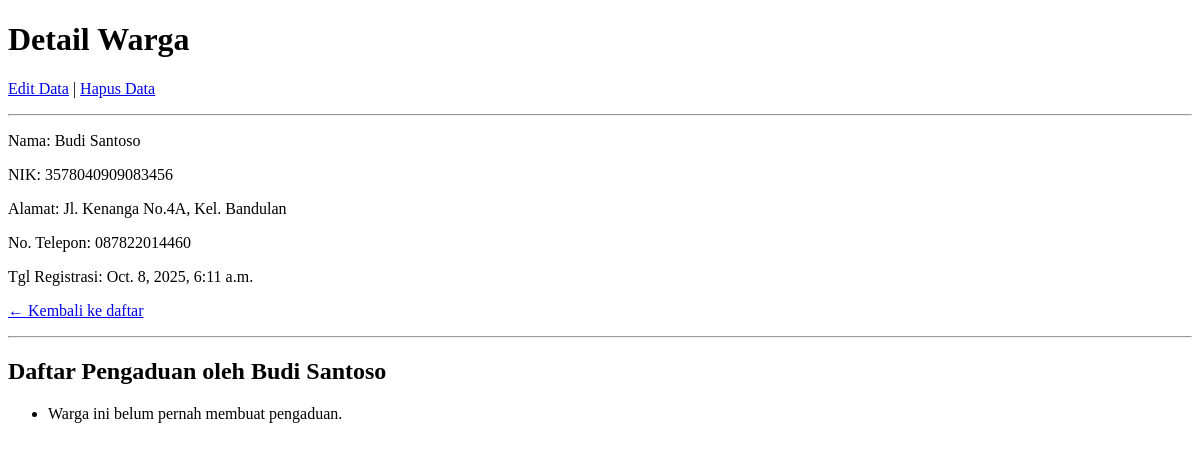
/warga/4/, run on an earlier commit of the app's database.
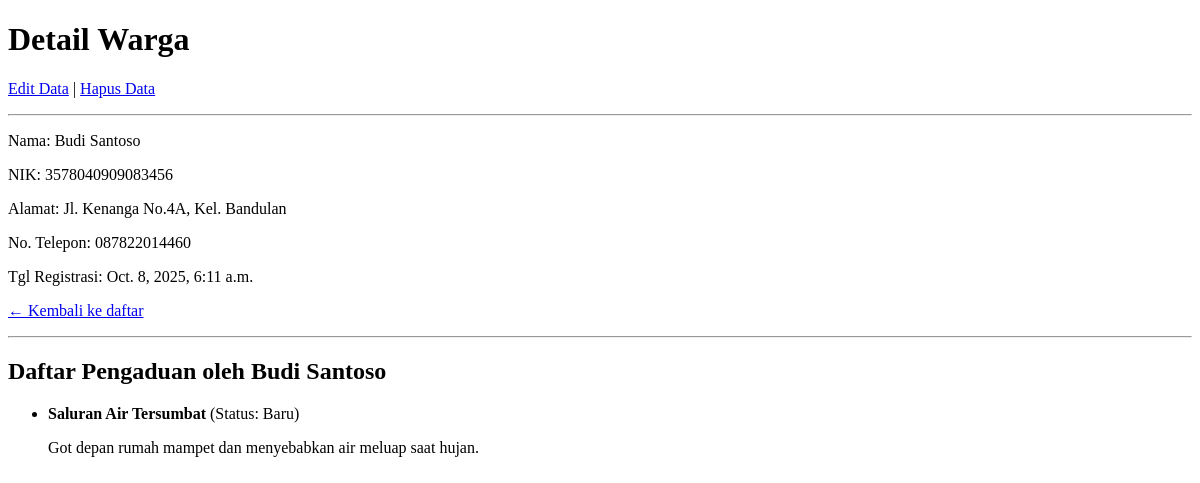
And on a later commit of the database.
### warga/models.py (models this page shows, shortened)
class Pengaduan(models.Model):
    STATUS_CHOICES = [
        ('BARU', 'Baru'),
        ('DIPROSES', 'Diproses'),
        ('SELESAI', 'Selesai'),
    ]
    judul = models.CharField(max_length=200)
    deskripsi = models.TextField()
    status = models.CharField(max_length=10, choices=STATUS_CHOICES, default='BARU')
    tanggal_lapor = models.DateTimeField(auto_now_add=True)
    pelapor = models.ForeignKey(Warga, on_delete=models.CASCADE, related_name='pengaduan')

### warga/views.py (the view)
# urls.py: path('<int:pk>/', WargaDetailView.as_view(), name='warga-detail'),
class WargaDetailView(DetailView):
    model = Warga
    template_name = 'warga/warga_detail.html'
    context_object_name = 'warga'
    def get_queryset(self):
        return Warga.objects.prefetch_related('pengaduan')

### warga/templates/warga/warga_detail.html
<!DOCTYPE html>
<html>
<head><title>Detail Warga</title></head>
<body>
  <h1>Detail Warga</h1>
  <p>
  <a href="{% url 'warga-edit' object.pk %}">Edit Data</a> |
  <a href="{% url 'warga-hapus' object.pk %}">Hapus Data</a>
</p>
<hr>
  <p>Nama: {{ object.nama_lengkap }}</p>
  <p>NIK: {{ object.nik }}</p>
  <p>Alamat: {{ object.alamat }}</p>
  <p>No. Telepon: {{ object.no_telepon }}</p>
  <p>Tgl Registrasi: {{ object.tanggal_registrasi }}</p>
  <p><a href="{% url 'warga-list' %}">← Kembali ke daftar</a></p>
  <hr>
<h2>Daftar Pengaduan oleh {{ object.nama_lengkap }}</h2>
<ul>
  {% for aduan in object.pengaduan.all %}
    <li>
      <strong>{{ aduan.judul }}</strong> (Status: {{ aduan.get_status_display }})
      <p>{{ aduan.deskripsi }}</p>
    </li>
  {% empty %}
    <li>Warga ini belum pernah membuat pengaduan.</li>
  {% endfor %}
</ul>
</body>
</html>

What changed in the data, as far as the page shows it:
added Pengaduan: judul "Saluran Air Tersumbat", status "Baru", deskripsi "Got depan rumah mampet dan menyebabkan air meluap saat hujan."
Also different on the page:
text no longer shown: "Warga ini belum pernah membuat pengaduan."
